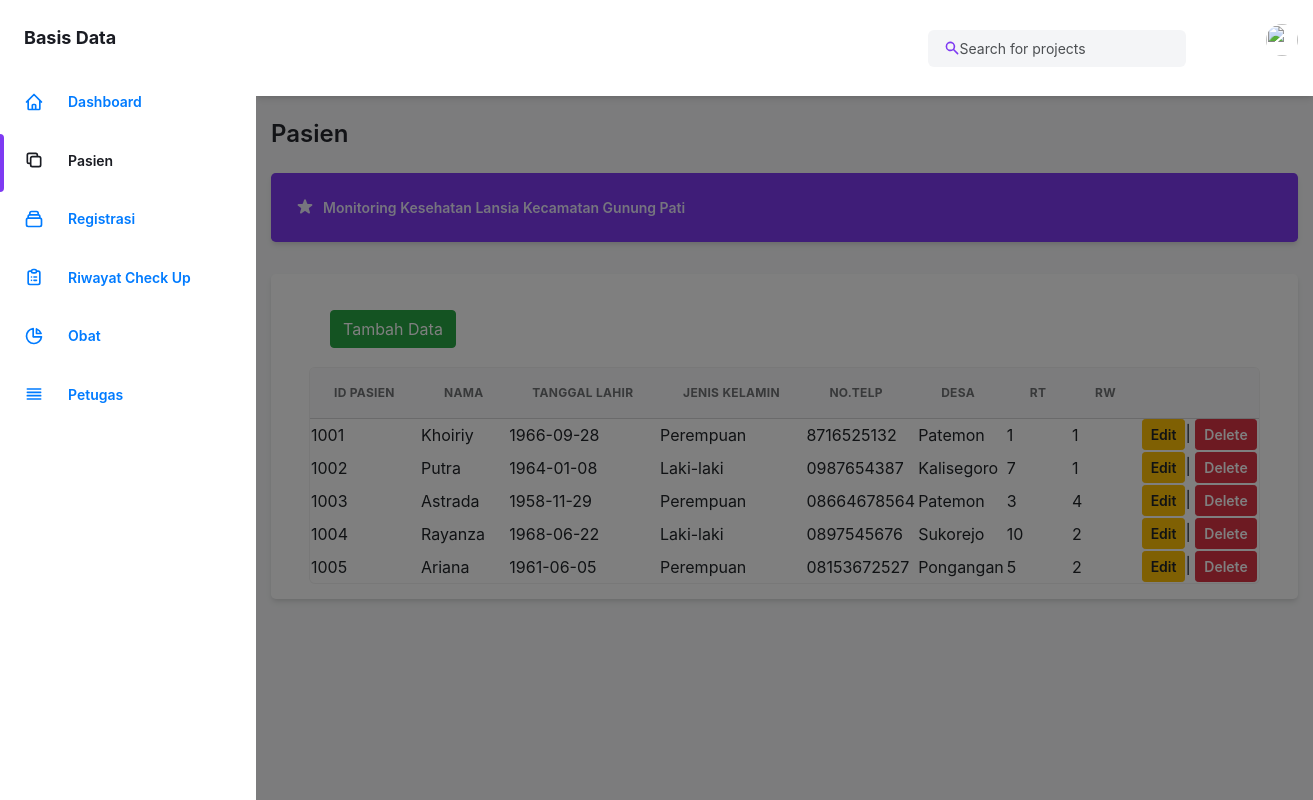
The page / on the database its author committed.
### tables this page shows
CREATE TABLE `pasien` (
  `id_pasien` int(6) NOT NULL,
  `nama` varchar(255) NOT NULL,
  `tgl_lahir` date NOT NULL,
  `jenis_kelamin` char(10) NOT NULL,
  `no_telp` varchar(12) NOT NULL,
  `desa` varchar(50) NOT NULL,
  `RT` varchar(50) NOT NULL,
  `RW` varchar(50) NOT NULL
);

### public/index.php (the view, shortened to what this page needs)
<!DOCTYPE html>
<html :class="{ 'theme-dark': dark }" x-data="data()" lang="en">
  <head>
    <link rel="stylesheet" href="./assets/css/tailwind.output.css" />
  </head>
  <body>
    <div
      class="flex h-screen bg-gray-50 dark:bg-gray-900"
      :class="{ 'overflow-hidden': isSideMenuOpen}"
    >
      <aside
        class="z-20 flex-shrink-0 hidden w-64 overflow-y-auto bg-white dark:bg-gray-800 md:block"
      >
        <div class="py-4 text-gray-500 dark:text-gray-400">
          <a
            class="ml-6 text-lg font-bold text-gray-800 dark:text-gray-200"
            href="#"
          >
            Basis Data
          </a>
          <ul class="mt-6">
            <li class="relative px-6 py-3">
              <a
                class="inline-flex items-center w-full text-sm font-semibold transition-colors duration-150 hover:text-gray-800 dark:hover:text-gray-200"
                href="indexcheck.php"
              >
                <svg
                  class="w-5 h-5"
                  aria-hidden="true"
                  fill="none"
                  stroke-linecap="round"
                  stroke-linejoin="round"
                  stroke-width="2"
                  viewBox="0 0 24 24"
                  stroke="currentColor"
                >
                  <path
                    d="M3 12l2-2m0 0l7-7 7 7M5 10v10a1 1 0 001 1h3m10-11l2 2m-2-2v10a1 1 0 01-1 1h-3m-6 0a1 1 0 001-1v-4a1 1 0 011-1h2a1 1 0 011 1v4a1 1 0 001 1m-6 0h6"
                  ></path>
                </svg>
                <span class="ml-4">Dashboard</span>
              </a>
            </li>
            <li class="relative px-6 py-3">
              <span
                class="absolute inset-y-0 left-0 w-1 bg-purple-600 rounded-tr-lg rounded-br-lg"
                aria-hidden="true"
              ></span>
              <a
                class="inline-flex items-center w-full text-sm font-semibold text-gray-800 transition-colors duration-150 hover:text-gray-800 dark:hover:text-gray-200 dark:text-gray-100"
                href="index.php"
              >
              <svg
                  class="w-5 h-5"
                  aria-hidden="true"
                  fill="none"
                  stroke-linecap="round"
                  stroke-linejoin="round"
                  stroke-width="2"
                  viewBox="0 0 24 24"
                  stroke="currentColor"
                >
                  <path
                    d="M8 16H6a2 2 0 01-2-2V6a2 2 0 012-2h8a2 2 0 012 2v2m-6 12h8a2 2 0 002-2v-8a2 2 0 00-2-2h-8a2 2 0 00-2 2v8a2 2 0 002 2z"
                  ></path>
                </svg>
                <span class="ml-4">Pasien</span>
              </a>
            </li>
          <ul>
          <li class="relative px-6 py-3">
              <a
                class="inline-flex items-center w-full text-sm font-semibold transition-colors duration-150 hover:text-gray-800 dark:hover:text-gray-200"
                href="regist.php"
              >
                <span class="ml-4">Registrasi</span>
              </a>
            </li>
            <li class="relative px-6 py-3">
              <a
                class="inline-flex items-center w-full text-sm font-semibold transition-colors duration-150 hover:text-gray-800 dark:hover:text-gray-200"
                href="riwayat.php"
              >
                <span class="ml-4">Riwayat Check Up</span>
              </a>
            </li>
            <li class="relative px-6 py-3">
              <a
                class="inline-flex items-center w-full text-sm font-semibold transition-colors duration-150 hover:text-gray-800 dark:hover:text-gray-200"
                href="obat.php"
              >
                <svg
                  class="w-5 h-5"
                  aria-hidden="true"
                  fill="none"
                  stroke-linecap="round"
                  stroke-linejoin="round"
                  stroke-width="2"
                  viewBox="0 0 24 24"
                  stroke="currentColor"
                >
                  <path
                    d="M11 3.055A9.001 9.001 0 1020.945 13H11V3.055z"
                  ></path>
                  <path d="M20.488 9H15V3.512A9.025 9.025 0 0120.488 9z"></path>
                </svg>
                <span class="ml-4">Obat</span>
              </a>
            </li>
            <li class="relative px-6 py-3">
              <a
                class="inline-flex items-center w-full text-sm font-semibold transition-colors duration-150 hover:text-gray-800 dark:hover:text-gray-200"
                href="petugas.php"
              >
                <svg
                  class="w-5 h-5"
                  aria-hidden="true"
                  fill="none"
                  stroke-linecap="round"
                  stroke-linejoin="round"
                  stroke-width="2"
                  viewBox="0 0 24 24"
                  stroke="currentColor"
                >
                  <path d="M4 6h16M4 10h16M4 14h16M4 18h16"></path>
                </svg>
                <span class="ml-4">Petugas</span>
              </a>
            <li class="relative px-6 py-3">
      </aside>
      <div
        x-show="isSideMenuOpen"
        x-transition:enter="transition ease-in-out duration-150"
        x-transition:enter-start="opacity-0"
        x-transition:enter-end="opacity-100"
        x-transition:leave="transition ease-in-out duration-150"
        x-transition:leave-start="opacity-100"
        x-transition:leave-end="opacity-0"
        class="fixed inset-0 z-10 flex items-end bg-black bg-opacity-50 sm:items-center sm:justify-center"
      ></div>
      <div class="flex flex-col flex-1 w-full">
        <header class="z-10 py-4 bg-white shadow-md dark:bg-gray-800">
          <div
            class="container flex items-center justify-between h-full px-6 mx-auto text-purple-600 dark:text-purple-300"
          >
            <form action="redirect.php" method="GET" >
    <div class="relative">
        <input
            class="w-full pl-8 pr-2 text-sm text-gray-700 placeholder-gray-600 bg-gray-100 border-0 rounded-md dark:placeholder-gray-500 dark:focus:shadow-outline-gray dark:focus:placeholder-gray-600 dark:bg-gray-700 dark:text-gray-200 focus:placeholder-gray-500 focus:bg-white focus:border-purple-300 focus:outline-none focus:shadow-outline-purple form-input"
            type="text"
            name="search"
            placeholder="Search for projects"
            aria-label="Search"
        />
        <button type="submit" class="absolute inset-y-0 left-0 pl-3 flex items-center focus:outline-none">
           <svg
                    class="w-4 h-4"
                    aria-hidden="true"
                    fill="currentColor"
                    viewBox="0 0 20 20"
                  >
                    <path
                      fill-rule="evenodd"
                      d="M8 4a4 4 0 100 8 4 4 0 000-8zM2 8a6 6 0 1110.89 3.476l4.817 4.817a1 1 0 01-1.414 1.414l-4.816-4.816A6 6 0 012 8z"
                      clip-rule="evenodd"
                    ></path>
                  </svg>
        </button>
    </div>
</form>
            <ul class="flex items-center flex-shrink-0 space-x-6">
             <li class="relative">
                <button
                  class="align-middle rounded-full focus:shadow-outline-purple focus:outline-none"
                  @click="toggleProfileMenu"
                  @keydown.escape="closeProfileMenu"
                  aria-label="Account"
                  aria-haspopup="true"
                >
                  <img
                    class="object-cover w-8 h-8 rounded-full"
                    src="https://images.unsplash.com/photo-1502378735452-bc7d86632805?ixlib=rb-0.3.5&q=80&fm=jpg&crop=entropy&cs=tinysrgb&w=200&fit=max&s=aa3a807e1bbdfd4364d1f449eaa96d82"
                    alt=""
                    aria-hidden="true"
                  />
                </button>
              </li>
            </ul>
          </div>
        </header>
        <main class="h-full pb-16 overflow-y-auto">
          <div class="container grid px-6 mx-auto">
          <h2
              class="my-6 text-2xl font-semibold text-gray-700 dark:text-gray-200"
            >
              Pasien
            </h2>
            <a
              class="flex items-center justify-between p-4 mb-8 text-sm font-semibold text-purple-100 bg-purple-600 rounded-lg shadow-md focus:outline-none focus:shadow-outline-purple"
              href=" "
            >
              <div class="flex items-center">
                <span>Monitoring Kesehatan Lansia Kecamatan Gunung Pati</span>
              </div>
            </a>
            <div
              class="px-4 py-3 mb-8 bg-white rounded-lg shadow-md dark:bg-gray-800"
            >
 <link rel="stylesheet" href="https://cdn.jsdelivr.net/npm/bootstrap@4.6.2/dist/css/bootstrap.min.css">
</head>
<body>
<div class="container">
          <button type="button" class="btn btn-success float-left" style="margin:20px"
        onclick="location.href='create.php'">Tambah Data</button>
<tr
</thread>
                  <div class="w-full overflow-hidden rounded-lg shadow-xs">
              <div class="w-full overflow-x-auto">
                <table class="w-full whitespace-no-wrap">
                  <thead>
                    <tr
                      class="text-xs font-semibold tracking-wide text-left text-gray-500 uppercase border-b dark:border-gray-700 bg-gray-50 dark:text-gray-400 dark:bg-gray-800"
                    >
                      <th class="px-4 py-3">ID Pasien</th>
                      <th class="px-4 py-3">Nama</th>
                      <th class="px-4 py-3">Tanggal lahir</th>
                      <th class="px-4 py-3">Jenis Kelamin</th>
                      <th class="px-4 py-3">No.Telp</th>
                      <th class="px-4 py-3">Desa</th>
                      <th class="px-4 py-3">RT</th>
                      <th class="px-4 py-3">RW</th>
                      <th class="px-4 py-3"> </th>
                    </tr>
                  </thead>
  <?php
      require 'koneksi.php';
      $hasil = mysqli_query($conn, "SELECT * FROM pasien ORDER BY id_pasien");
  ?>
  <tr>
  <?php
      while($data = mysqli_fetch_array($hasil)) {
          echo "<tr>";
          echo "<td>".$data['id_pasien']."</td>";
          echo "<td>".$data['nama']."</td>";
          echo "<td>".$data['tgl_lahir']."</td>";
          echo "<td>".$data['jenis_kelamin']."</td>";
          echo "<td>".$data['no_telp']."</td>";
          echo "<td>".$data['desa']."</td>";
          echo "<td>".$data['RT']."</td>";
          echo "<td>".$data['RW']."</td>";
          echo "<td>
          <a href='update.php?id_pasien=$data[id_pasien]' class='btn btn-warning btn-sm' style='font-weight: 600;'>Edit</a>|
          <a href='delete.php?id_pasien=$data[id_pasien] ' class='btn btn-danger btn-sm' style='font-weight: 600;'>Delete</a>
          </td>";
                  echo "</tr>";
              }
               ?>
  </table>
  </div>

### rows shown on the page
pasien: id_pasien "1001", nama "Khoiriy", tgl_lahir "1966-09-28", jenis_kelamin "Perempuan", no_telp "8716525132", desa "Patemon", RT "1", RW "1"
pasien: id_pasien "1002", nama "Putra", tgl_lahir "1964-01-08", jenis_kelamin "Laki-laki", no_telp "0987654387", desa "Kalisegoro", RT "7", RW "1"
pasien: id_pasien "1003", nama "Astrada", tgl_lahir "1958-11-29", jenis_kelamin "Perempuan", no_telp "08664678564", desa "Patemon", RT "3", RW "4"
pasien: id_pasien "1004", nama "Rayanza", tgl_lahir "1968-06-22", jenis_kelamin "Laki-laki", no_telp "0897545676", desa "Sukorejo", RT "10", RW "2"
pasien: id_pasien "1005", nama "Ariana", tgl_lahir "1961-06-05", jenis_kelamin "Perempuan", no_telp "08153672527", desa "Pongangan", RT "5", RW "2"
